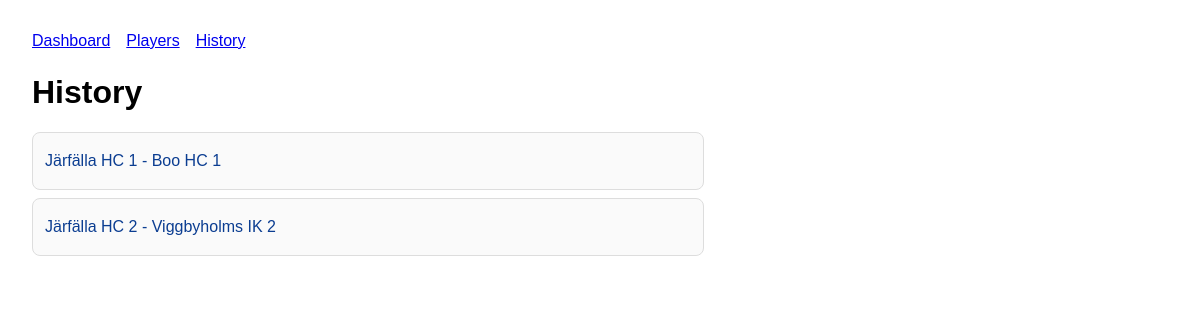
Before: /history with the older database file.
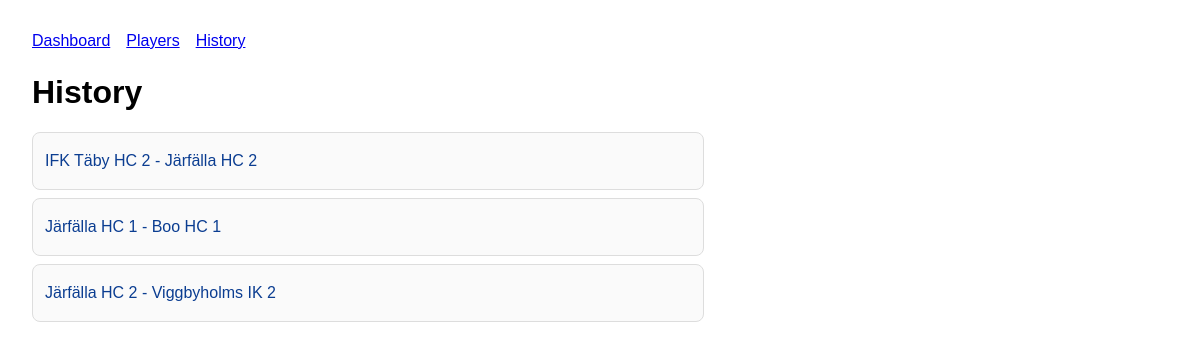
After: the same page with the newer database file.
### tables this page shows
CREATE TABLE events (
                id INTEGER PRIMARY KEY AUTOINCREMENT,
                team_id INTEGER NOT NULL,
                name TEXT NOT NULL,
                FOREIGN KEY (team_id) REFERENCES teams (id)
            );

### hockeybemanning/web.py (the view)
    @app.get("/history")
    def history() -> str:
        scheduler = app.config["SCHEDULER"]
        events = scheduler.connection.execute(
            "SELECT id, team_id, name FROM events ORDER BY id DESC"
        ).fetchall()
        return render_template("history.html", events=events)

### hockeybemanning/core.py (called while the page is built)
    @property
    def connection(self) -> sqlite3.Connection:
        if not hasattr(self._local, "connection"):
            connection = sqlite3.connect(self._db_path, check_same_thread=False)
            connection.row_factory = sqlite3.Row
            self._local.connection = connection
        return self._local.connection

### hockeybemanning/templates/history.html
{% extends 'base.html' %}
{% block content %}
  <h1>History</h1>
  <div class="list-grid">
    {% for event in events %}
      <div class="list-row">
        <a href="{{ url_for('event_page', event_id=event.id) }}">{{ event.name }}</a>
      </div>
    {% else %}
      <div class="list-row empty-row">No assignments recorded yet.</div>
    {% endfor %}
  </div>
{% endblock %}

### hockeybemanning/templates/base.html (shortened to what this page needs)
<!doctype html>
<html lang="en">
  <head>
    <link rel="stylesheet" href="{{ url_for('static', filename='styles.css') }}" />
  </head>
  <body>
    <nav>
      <a href="{{ url_for('dashboard') }}">Dashboard</a>
      <a href="{{ url_for('players_page') }}">Players</a>
      <a href="{{ url_for('history') }}">History</a>
    </nav>
    <main>
      {% block content %}{% endblock %}
    </main>
  </body>
</html>

### hockeybemanning/static/styles.css (style rules this page uses)
body { font-family: Arial, sans-serif; margin: 2rem; }
nav { display: flex; gap: 1rem; margin-bottom: 1.5rem; }
.list-grid { display: grid; gap: 0.5rem; max-width: 42rem; }
.list-row { display: flex; align-items: center; min-height: 2.5rem; padding: 0.5rem 0.75rem; border: 1px solid #ddd; border-radius: 0.5rem; background: #fafafa; }
.list-row a { color: #0b3d91; text-decoration: none; }

Changed rows visible on the page:
added events: name "IFK Täby HC 2 - Järfälla HC 2"
